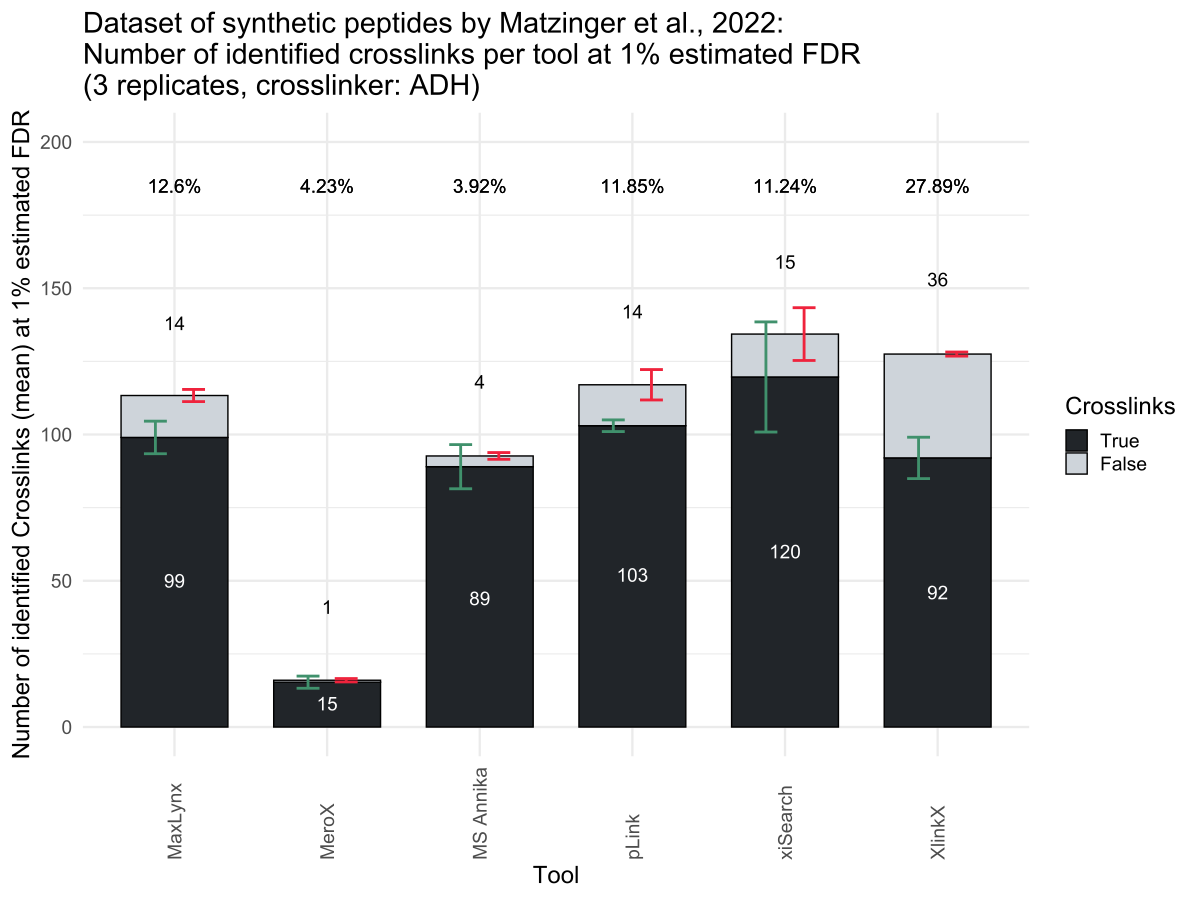

The R source for this figure:
library(tidyverse)
library(readxl)

df <- read_excel("results.xlsx")

df <- df %>% 
  mutate(errorbar_position = ifelse(Type == "True XL", meanTrue, meanTrue + meanFalse)) %>% 
  mutate(txt_position = ifelse(Type == "True XL", round(meanTrue / 2), round(meanTrue + meanFalse) + 25)) %>% 
  mutate(Type = factor(Type, levels = c("True XL", "False XL")))
  
ggplot(df, aes(x=Tool, y=Mean, fill=Type)) +
  geom_bar(stat="identity", color="black", width = 0.7, position = position_stack(reverse = T)) +
  scale_fill_manual(values = c("#212529", "#ced4da"),
                    labels = c("True", "False")) +
  geom_errorbar(aes(x=Tool, ymin=errorbar_position-SD, ymax=errorbar_position+SD), 
                colour = rep(c("#40916c", "#ef233c"), 6), width = 0.3, stat = "identity", linewidth = 1.0,
                position = position_dodge(0.5)) +
  ggtitle("Dataset of synthetic peptides by Matzinger et al., 2022:\nNumber of identified crosslinks per tool at 1% estimated FDR\n(3 replicates, crosslinker: ADH)") +
  xlab("Tool") +
  ylab("Number of identified Crosslinks (mean) at 1% estimated FDR") +
  ylim(c(0, 200)) +
  labs(fill="Crosslinks") +
  geom_text(aes(y=txt_position, label=round(Mean, 0)), color = rep(c("white", "black"), 6), size=5.0) +
  geom_text(aes(y = 185, label = paste0(round(FDR, 2), "%")), size=5.0, angle = 0, hjust = 0.5) +
  theme_minimal(base_size = 18) +
  theme(axis.text.x = element_text(angle = 90, hjust = 0, vjust = 0.5)) +
  guides(fill = guide_legend(ncol = 1, label.position = "right"))
